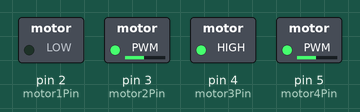
Recording of a sketch running on a simulated Arduino Uno, built with avr-gcc and run on an emulated ATmega328P. On the bench: switched loads named in the sketch (green lamp = pin HIGH). What the sketch prints to the serial monitor is not drawn.

Above: at 0.1 s.
Timing chart, 0 to 1.6 s (numbered marks = the images above):
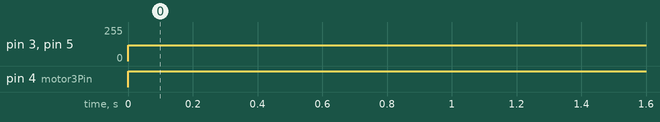

The sketch:

test_motor_255.ino
```cpp
#include <Arduino.h>

// Chân PWM cho từng motor
int motor1Pin = 2;
int motor2Pin = 3;
int motor3Pin = 4;
int motor4Pin = 5;

// Tốc độ motor 0-255
int motorSpeed1 = 100;  // motor 1 chậm
int motorSpeed2 = 120;  // motor 2 nhanh hơn
int motorSpeed3 = 180;  // motor 3 nhanh hơn nữa
int motorSpeed4 = 120;  // motor 4 tối đa

void setup() {
  Serial.begin(115200);
  pinMode(motor1Pin, OUTPUT);
  pinMode(motor2Pin, OUTPUT);
  pinMode(motor3Pin, OUTPUT);
  pinMode(motor4Pin, OUTPUT);
  Serial.println("✅ 4 Motor PWM Test - Tốc độ khác nhau");
}

void loop() {
  // Gửi PWM cho từng motor
  analogWrite(motor1Pin, motorSpeed1);
  analogWrite(motor2Pin, motorSpeed2);
  analogWrite(motor3Pin, motorSpeed3);
  analogWrite(motor4Pin, motorSpeed4);

  // In ra Serial
  Serial.print("📊 Motor Speeds -> ");
  Serial.print("M1: "); Serial.print(motorSpeed1);
  Serial.print(" | M2: "); Serial.print(motorSpeed2);
  Serial.print(" | M3: "); Serial.print(motorSpeed3);
  Serial.print(" | M4: "); Serial.println(motorSpeed4);

  delay(500); // 0.5s
}
```

Measured:
- by itself, pin 3 (motor2Pin), pin 5 (motor4Pin): 0/255 → 120/255 at 0.00 s
- by itself, pin 4 (motor3Pin): LOW → HIGH at 0.00 s
